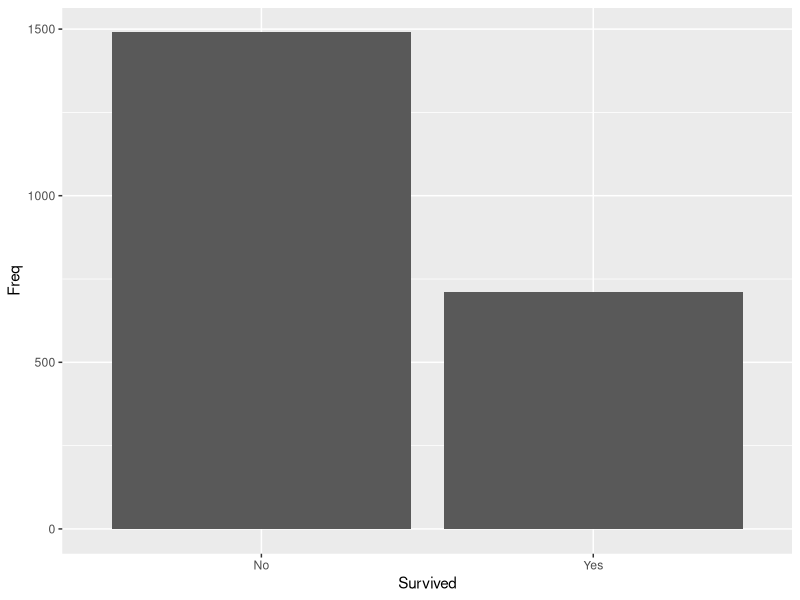

Here is the R script that generated this plot:
#This code chunk identifies my working directory 
#and sets it to where I want to save and fetch files
#TASK: fill in between the parentheses if needed. 
#If not needed, make the two lines a comment
getwd()
setwd()

#This brings the 'Titanic' data into my environment from Base R (Run this)
Titanic

#This code saves the Titanic data as a dataframe with a new name
#TASK: Save the Titanic data as a dataframe with a new name that includes your first name
#for example I would name my data AnnaTitanic
EdwardTitanic <- as.data.frame(Titanic)

#This code chunk allows me to see the top 2 rows of my data
#TASK: Write the code that returns the top rows
head(EdwardTitanic, 2)

#This code chunk shows me the internal structure 
#Task: Write the code that shows the number of rows, columns, column names, class of columns   
str(EdwardTitanic)

#This code chunk shows me some basic summary stats
#Such as Min, Max, Mean. Quartiles...
#Task: Write the code that gives summary stats
summary(EdwardTitanic)

#This allows me to save one column as its own object ('values' in the Environment)
#Task: Write the code to create an object for just the Sex column 
#and write the code to create an object for just the Age column 
#(these should show as values in the environment window, not as 'datasets'Data')
Sex <- EdwardTitanic$Sex
Age <- EdwardTitanic$Age

#This takes the individual objects ('values' in the Environment) and creates a dataframe
#Once I do this, I can see the Data in the Environment 
#Task: Write the code to create one new data.frame from the Sex and Age values you just created
Sex_Age_DF <- data.frame(Sex, Age)

#This code chunk creates a subset from my dataset
#Note that the subset only appears in the Console (not the Environment)
#Task: Write the code to create a subset of the data where the Freq is > 25
#If I wanted to save the subset, I would need to name it as done in the code above
Freq_GT_25 <- subset(EdwardTitanic, Freq > 25)

#This shows me how many rows are in my dataset and
#TASK: Write the code that returns the number of rows
nrow(EdwardTitanic)

#This shows me how many columns are in my dataset
#TASK: Write the code that returns the number of columns
ncol(EdwardTitanic)

#This also shows me how many rows and columns with just one command
#TASK: Write the code that returns the number of rows and columns with just one command
dim(EdwardTitanic)

#This code will install the ggplot2 package
#TASK: Write the code that installs the ggplot2 package
install.packages("ggplot2")
  
#This code calls the ggplot2 package so I can use its functions
#Task: Write the code that 'calls' the ggplot2 package
library(ggplot2)

#This code creates a bar chart of the number of passengers that survived 
#and did not survive (2 bars)
#Task: replace the dataframe name and column names to create the chart
#(you should see the chart in the Plots window)
ggplot(EdwardTitanic, aes(x = Survived, y = Freq)) +
  geom_col()

